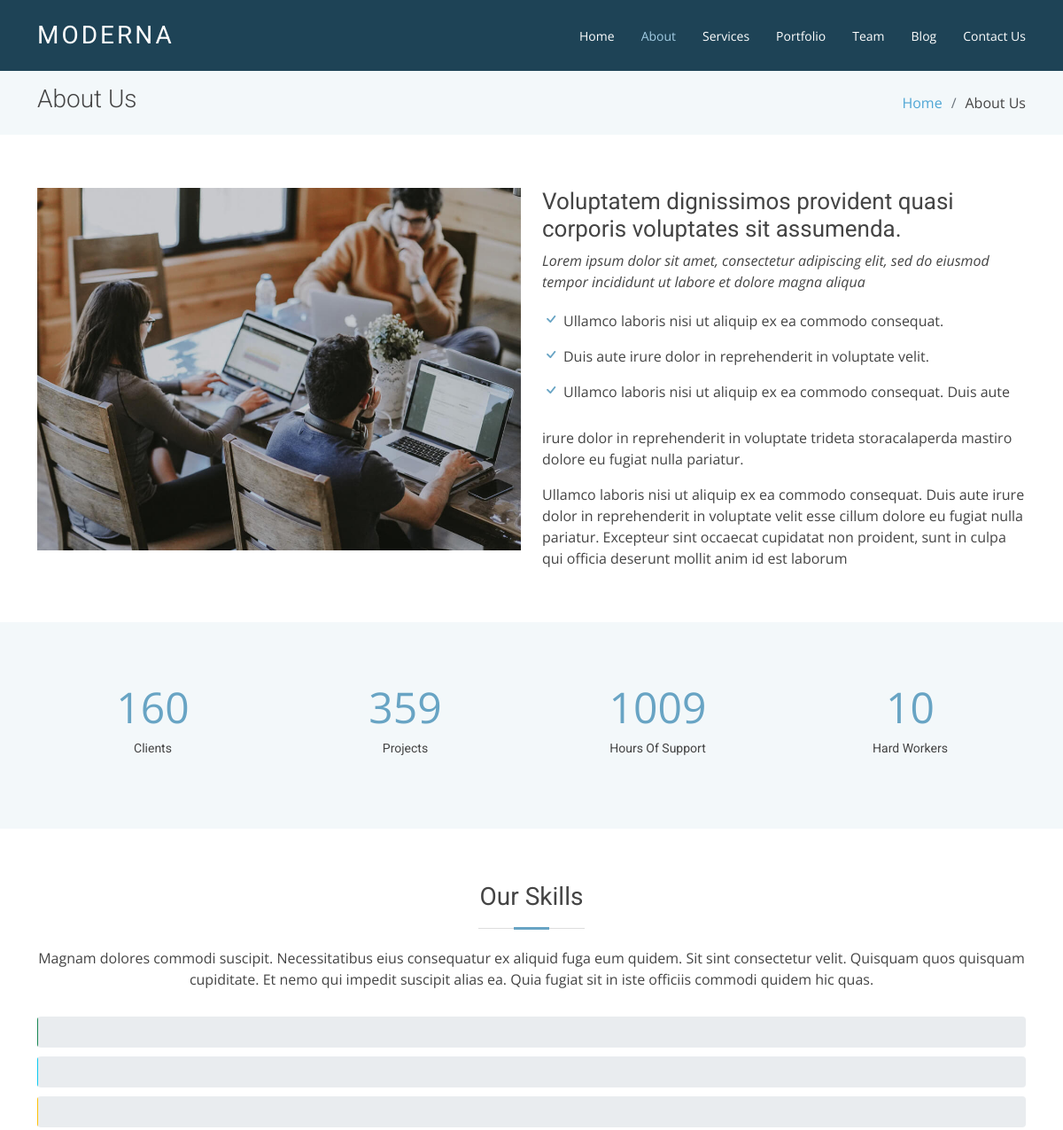
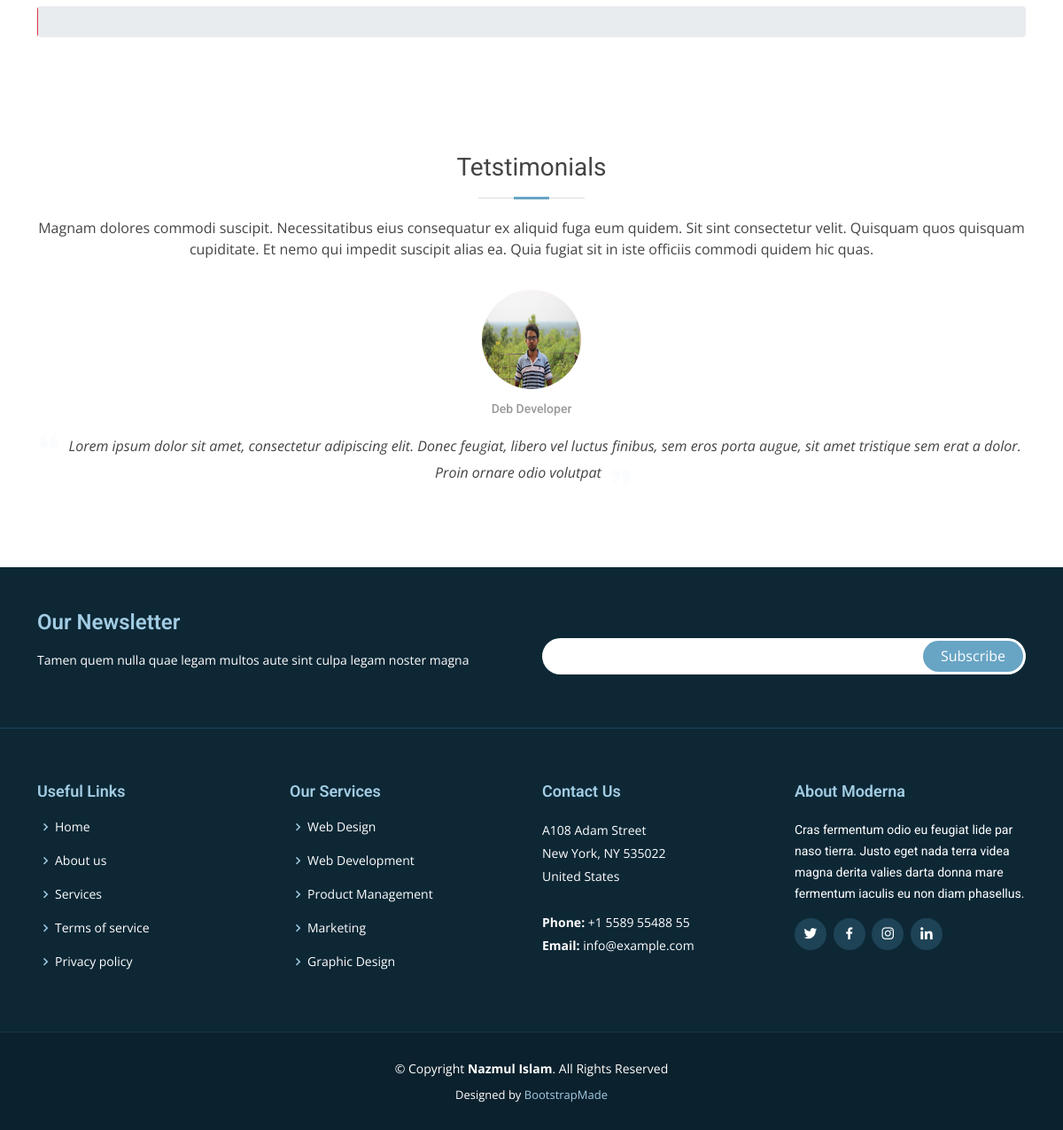
Page /about.php on the committed database (2 pictures, top to bottom).
### tables this page shows
CREATE TABLE `abouts` (
  `id` tinyint(3) UNSIGNED NOT NULL,
  `title` varchar(255) NOT NULL,
  `title1` varchar(255) NOT NULL,
  `title2` varchar(255) NOT NULL,
  `title3` varchar(255) NOT NULL,
  `title4` varchar(255) NOT NULL,
  `icon` varchar(255) NOT NULL,
  `paragrap` text NOT NULL,
  `category` text NOT NULL,
  `image` varchar(100) NOT NULL,
  `status` tinyint(4) NOT NULL DEFAULT 1
);

CREATE TABLE `tetstimonials` (
  `id` tinyint(3) UNSIGNED NOT NULL,
  `name` varchar(255) NOT NULL,
  `title` varchar(255) NOT NULL,
  `description` text NOT NULL,
  `image` varchar(50) NOT NULL,
  `status` tinyint(4) NOT NULL DEFAULT 1
);

### about.php (the view, shortened to what this page needs)
<?php
  include'mordana/header.php';
  require_once'db.php';
  $select="SELECT * FROM abouts";
  $abouts=mysqli_query($db, $select);
  $select="SELECT * FROM tetstimonials";
  $tetsti=mysqli_query($db, $select);
?>
<body>
  <header id="header" class="fixed-top d-flex align-items-center ">
    <div class="container d-flex justify-content-between align-items-center">
      <div class="logo">
        <h1 class="text-light"><a href="index.php"><span>Moderna</span></a></h1>
      </div>
      <nav id="navbar" class="navbar">
        <ul>
          <li><a class="" href="index.php">Home</a></li>
          <li><a class="active" href="about.php">About</a></li>
          <li><a href="services.php">Services</a></li>
          <li><a href="portfolio.php">Portfolio</a></li>
          <li><a href="team.php">Team</a></li>
          <li><a href="blog.php">Blog</a></li>
          <li><a href="contact.php">Contact Us</a></li>
        </ul>
      </nav>
    </div>
  </header>
  <main id="main">
    <section class="breadcrumbs">
      <div class="container">
        <div class="d-flex justify-content-between align-items-center">
          <h2>About Us</h2>
          <ol>
            <li><a href="index.php">Home</a></li>
            <li>About Us</li>
          </ol>
        </div>
      </div>
    </section>
    <section class="about" data-aos="fade-up">
      <div class="container">
        <div class="row">
          <?php
            foreach($abouts as $key=> $value){
              ?>
                <div class="col-lg-6">
                  <img src="assets/portfolio/about/<?php echo$value['image']?>" class="img-fluid" alt="">
                </div>
                <div class="col-lg-6 pt-4 pt-lg-0">
                  <h3><?php echo$value['title']?></h3>
                  <p class="fst-italic"><?php echo$value['title1']?></p>
                  <ul>
                    <li><i class="<?php echo$value['icon']?>"></i><?php echo$value['title2']?></li>
                    <li><i class="<?php echo$value['icon']?>"></i><?php echo$value['title3']?></li>
                    <li><i class="<?php echo$value['icon']?>"></i><?php echo$value['title4']?></li>
                  </ul>
                  <p><?php echo$value['category']?></p>
                  <p><?php echo$value['paragrap']?></p>
                </div>
              <?php
            }
          ?>
        </div>
      </div>
    </section>
    <section class="facts section-bg" data-aos="fade-up">
      <div class="container">
        <div class="row counters">
          <div class="col-lg-3 col-6 text-center">
            <span data-purecounter-start="0" data-purecounter-end="232" data-purecounter-duration="1" class="purecounter"></span>
            <p>Clients</p>
          </div>
          <div class="col-lg-3 col-6 text-center">
            <span data-purecounter-start="0" data-purecounter-end="521" data-purecounter-duration="1" class="purecounter"></span>
            <p>Projects</p>
          </div>
          <div class="col-lg-3 col-6 text-center">
            <span data-purecounter-start="0" data-purecounter-end="1463" data-purecounter-duration="1" class="purecounter"></span>
            <p>Hours Of Support</p>
          </div>
          <div class="col-lg-3 col-6 text-center">
            <span data-purecounter-start="0" data-purecounter-end="15" data-purecounter-duration="1" class="purecounter"></span>
            <p>Hard Workers</p>
          </div>
        </div>
      </div>
    </section>
    <section class="skills" data-aos="fade-up">
      <div class="container">
        <div class="section-title">
          <h2>Our Skills</h2>
          <p>Magnam dolores commodi suscipit. Necessitatibus eius consequatur ex aliquid fuga eum quidem. Sit sint consectetur velit. Quisquam quos quisquam cupiditate. Et nemo qui impedit suscipit alias ea. Quia fugiat sit in iste officiis commodi quidem hic quas.</p>
        </div>
        <div class="skills-content">
          <div class="progress">
          </div>
          <div class="progress">
          </div>
          <div class="progress">
          </div>
          <div class="progress">
          </div>
        </div>
      </div>
    </section>
    <section class="testimonials" data-aos="fade-up">
      <div class="container">
        <div class="section-title">
          <h2>Tetstimonials</h2>
          <p>Magnam dolores commodi suscipit. Necessitatibus eius consequatur ex aliquid fuga eum quidem. Sit sint consectetur velit. Quisquam quos quisquam cupiditate. Et nemo qui impedit suscipit alias ea. Quia fugiat sit in iste officiis commodi quidem hic quas.</p>
        </div>
        <div class="testimonials-carousel swiper">
          <div class="swiper-wrapper">
            <?php
              foreach($tetsti as $key=> $value){
                ?>
                  <div class="testimonial-item swiper-slide">
                    <img src="assets/portfolio/testimonial/<?php echo$value['image']?>" class="testimonial-img">
                    <h4><?php echo$value['title']?></h4>
                    <p>
                      <i class="bx bxs-quote-alt-left quote-icon-left"></i>
                        <?php echo$value['description']?>
                      <i class="bx bxs-quote-alt-right quote-icon-right"></i>
                    </p>
                  </div>
                <?php
              }
            ?>
          </div>
        </div>
      </div>
    </section>
  </main>
<?php
  include'mordana/footer.php';
?>

### assets/css/style.css (style rules this page uses)
body { font-family: "Open Sans", sans-serif; color: #444; }
a { color: #4fa6d5; text-decoration: none; }
h1, h2, h3, h4, h5, h6, .font-primary { font-family: "Roboto", sans-serif; }
#header { height: 80px; transition: all 0.5s; z-index: 997; transition: all 0.5s; background: #1e4356; }
#header .logo h1 { font-size: 28px; margin: 0; padding: 4px 0; line-height: 1; font-weight: 400; letter-spacing: 3px; text-transform: uppercase; }
#header .logo h1 a, #header .logo h1 a:hover { color: #fff; text-decoration: none; }
#main { margin-top: 80px; }
.navbar { padding: 0; }
.navbar ul { margin: 0; padding: 0; display: flex; list-style: none; align-items: center; }
.navbar li { position: relative; }
.navbar a, .navbar a:focus { display: flex; align-items: center; justify-content: space-between; padding: 10px 0 10px 30px; font-family: "Open Sans", sans-serif; font-size: 14px; color: #fff; white-space: nowrap; transition: 0.3s; }
.navbar a:hover, .navbar .active, .navbar .active:focus, .navbar li:hover > a { color: #a2cce3; }
section { padding: 60px 0; }
.section-bg { background-color: #f3f8fa; }
.section-title { text-align: center; padding-bottom: 30px; }
.section-title h2 { font-size: 28px; font-weight: 400; margin-bottom: 20px; padding-bottom: 20px; position: relative; }
.section-title h2::before { content: ""; position: absolute; display: block; width: 120px; height: 1px; background: #ddd; bottom: 1px; left: calc(50% - 60px); }
.section-title h2::after { content: ""; position: absolute; display: block; width: 40px; height: 3px; background: #68A4C4; bottom: 0; left: calc(50% - 20px); }
.section-title p { margin-bottom: 0; }
.breadcrumbs { padding: 15px 0; background-color: #f3f8fa; min-height: 40px; }
.breadcrumbs h2 { font-size: 28px; font-weight: 300; }
.breadcrumbs ol { display: flex; flex-wrap: wrap; list-style: none; padding: 0; margin: 0; }
.breadcrumbs ol li + li { padding-left: 10px; }
.breadcrumbs ol li + li::before { display: inline-block; padding-right: 10px; color: #6c757d; content: "/"; }
.about h3 { font-weight: 400; font-size: 26px; }
.about ul { list-style: none; padding: 0; }
.about ul li { padding-bottom: 10px; }
.about ul i { font-size: 20px; padding-right: 4px; color: #68A4C4; }
.about p:last-child { margin-bottom: 0; }
.facts .counters span { font-size: 48px; display: block; color: #68A4C4; }
.facts .counters p { padding: 0; margin: 0 0 20px 0; font-family: "Roboto", sans-serif; font-size: 14px; }
.skills { padding: 60px 0; }
.skills .progress { height: 35px; margin-bottom: 10px; }
.testimonials { padding: 60px 0; }
.testimonials .testimonials-carousel { overflow: hidden; }
.testimonials .testimonial-item { text-align: center; }
.testimonials .testimonial-item .testimonial-img { width: 120px; border-radius: 50%; border: 4px solid #fff; margin: 0 auto; }
.testimonials .testimonial-item h4 { font-size: 14px; color: #999; margin: 0 0 15px 0; }
.testimonials .testimonial-item .quote-icon-left, .testimonials .testimonial-item .quote-icon-right { color: #fbfcfd; font-size: 26px; }
.testimonials .testimonial-item .quote-icon-left { display: inline-block; left: -5px; position: relative; }
.testimonials .testimonial-item .quote-icon-right { display: inline-block; right: -5px; position: relative; top: 10px; }
.testimonials .testimonial-item p { font-style: italic; margin: 0 auto 15px auto; }

### rows in the picture
abouts: image (picture), title "Voluptatem dignissimos provident quasi corporis voluptates sit assumenda.", title1 "Lorem ipsum dolor sit amet, consectetur adipiscing elit, sed do eiusmod tempor incididunt ut labore et dolore magna aliqua", title2 "Ullamco laboris nisi ut aliquip ex ea commodo consequat.", title3 "Duis aute irure dolor in reprehenderit in voluptate velit.", title4 "Ullamco laboris nisi ut aliquip ex ea commodo consequat. Duis aute", category "irure dolor in reprehenderit in voluptate trideta storacalaperda mastiro dolore eu fugiat nulla pariatur.", paragrap "Ullamco laboris nisi ut aliquip ex ea commodo consequat. Duis aute irure dolor in reprehenderit in voluptate velit esse cillum dolore eu fugiat nulla pariatur. Excepteur sint occaecat cupidatat non proident, sunt in culpa qui officia deserunt mollit anim id est laborum"
tetstimonials: image (picture), title "Deb Developer", description "Lorem ipsum dolor sit amet, consectetur adipiscing elit. Donec feugiat, libero vel luctus finibus, sem eros porta augue, sit amet tristique sem erat a dolor. Proin ornare odio volutpat"
